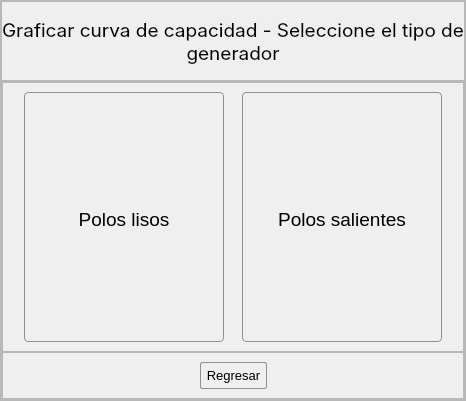
      <widget class="QWidget" name="graficar_2">
       <layout class="QVBoxLayout" name="verticalLayout_4">
        <property name="spacing">
         <number>0</number>
        </property>
        <property name="leftMargin">
         <number>0</number>
        </property>
        <property name="topMargin">
         <number>0</number>
        </property>
        <property name="rightMargin">
         <number>0</number>
        </property>
        <property name="bottomMargin">
         <number>0</number>
        </property>
        <item>
         <widget class="QFrame" name="graficar_inicio">
          <property name="styleSheet">
           <string notr="true">QToolButton{
	font: 75 14pt &quot;MS Shell Dlg 2&quot;;
	border: 1px solid rgb(144, 144, 144);
	border-radius: 4px;
	padding: 5px;
	padding-top: 10px;
}

QToolButton:hover{
	border-color: rgb(68, 204, 204);
}

QToolButton:pressed{
	background-color: rgb(171, 171, 171);
	color: rgb(255, 255, 255);
}

QToolButton:focus{
	border-color: rgb(0, 123, 185);
}</string>
          </property>
          <property name="frameShape">
           <enum>QFrame::StyledPanel</enum>
          </property>
          <property name="frameShadow">
           <enum>QFrame::Raised</enum>
          </property>
          <layout class="QVBoxLayout" name="verticalLayout_5">
           <property name="spacing">
            <number>0</number>
           </property>
           <property name="leftMargin">
            <number>0</number>
           </property>
           <property name="topMargin">
            <number>0</number>
           </property>
           <property name="rightMargin">
            <number>0</number>
           </property>
           <property name="bottomMargin">
            <number>0</number>
           </property>
           <item>
            <widget class="QFrame" name="inicio_titulo">
             <property name="minimumSize">
              <size>
               <width>0</width>
               <height>80</height>
              </size>
             </property>
             <property name="maximumSize">
              <size>
               <width>16777215</width>
               <height>80</height>
              </size>
             </property>
             <property name="frameShape">
              <enum>QFrame::StyledPanel</enum>
             </property>
             <property name="frameShadow">
              <enum>QFrame::Raised</enum>
             </property>
             <layout class="QVBoxLayout" name="verticalLayout_6">
              <property name="spacing">
               <number>0</number>
              </property>
              <property name="leftMargin">
               <number>0</number>
              </property>
              <property name="topMargin">
               <number>0</number>
              </property>
              <property name="rightMargin">
               <number>0</number>
              </property>
              <property name="bottomMargin">
               <number>0</number>
              </property>
              <item>
               <widget class="QLabel" name="label">
                <property name="font">
                 <font>
                  <family>Inter</family>
                  <pointsize>14</pointsize>
                  <weight>50</weight>
                  <italic>false</italic>
                  <bold>false</bold>
                 </font>
                </property>
                <property name="styleSheet">
                 <string notr="true"/>
                </property>
                <property name="text">
                 <string>Graficar curva de capacidad - Seleccione el tipo de generador</string>
                </property>
                <property name="alignment">
                 <set>Qt::AlignCenter</set>
                </property>
                <property name="wordWrap">
                 <bool>true</bool>
                </property>
               </widget>
              </item>
             </layout>
            </widget>
           </item>
           <item>
            <widget class="QFrame" name="cont_ini_buts">
             <property name="frameShape">
              <enum>QFrame::StyledPanel</enum>
             </property>
             <property name="frameShadow">
              <enum>QFrame::Raised</enum>
             </property>
             <layout class="QVBoxLayout" name="verticalLayout_27">
              <property name="spacing">
               <number>0</number>
              </property>
              <property name="leftMargin">
               <number>0</number>
              </property>
              <property name="topMargin">
               <number>0</number>
              </property>
              <property name="rightMargin">
               <number>0</number>
              </property>
              <property name="bottomMargin">
               <number>0</number>
              </property>
              <item>
               <widget class="QFrame" name="container_botones_select">
                <property name="frameShape">
                 <enum>QFrame::StyledPanel</enum>
                </property>
                <property name="frameShadow">
                 <enum>QFrame::Raised</enum>
                </property>
                <layout class="QHBoxLayout" name="horizontalLayout_2">
                 <item>
                  <widget class="QToolButton" name="polo_liso">
                   <property name="minimumSize">
                    <size>
                     <width>200</width>
                     <height>250</height>
                    </size>
                   </property>
                   <property name="maximumSize">
                    <size>
                     <width>200</width>
                     <height>250</height>
                    </size>
                   </property>
                   <property name="font">
                    <font>
                     <family>MS Shell Dlg 2</family>
                     <pointsize>14</pointsize>
                     <weight>9</weight>
                     <italic>false</italic>
                     <bold>false</bold>
                    </font>
                   </property>
                   <property name="styleSheet">
                    <string notr="true"/>
                   </property>
                   <property name="text">
                    <string>Polos lisos</string>
                   </property>
                   <property name="icon">
                    <iconset>
                     <normaloff>../img/Polo liso.png</normaloff>../img/Polo liso.png</iconset>
                   </property>
                   <property name="iconSize">
                    <size>
                     <width>160</width>
                     <height>160</height>
                    </size>
                   </property>
                   <property name="toolButtonStyle">
                    <enum>Qt::ToolButtonTextUnderIcon</enum>
                   </property>
                  </widget>
                 </item>
                 <item>
                  <widget class="QToolButton" name="polo_saliente">
                   <property name="minimumSize">
                    <size>
                     <width>200</width>
                     <height>250</height>
                    </size>
                   </property>
                   <property name="maximumSize">
                    <size>
                     <width>200</width>
                     <height>250</height>
                    </size>
                   </property>
                   <property name="font">
                    <font>
                     <family>MS Shell Dlg 2</family>
                     <pointsize>14</pointsize>
                     <weight>9</weight>
                     <italic>false</italic>
                     <bold>false</bold>
                    </font>
                   </property>
                   <property name="styleSheet">
                    <string notr="true"/>
                   </property>
                   <property name="text">
                    <string>Polos salientes</string>
                   </property>
                   <property name="icon">
                    <iconset>
                     <normaloff>../img/Polo saliente.png</normaloff>../img/Polo saliente.png</iconset>
                   </property>
                   <property name="iconSize">
                    <size>
                     <width>160</width>
                     <height>160</height>
                    </size>
                   </property>
                   <property name="toolButtonStyle">
                    <enum>Qt::ToolButtonTextUnderIcon</enum>
                   </property>
                  </widget>
                 </item>
                </layout>
               </widget>
              </item>
              <item>
               <widget class="QFrame" name="buttons_container_curva">
                <property name="maximumSize">
                 <size>
                  <width>16777215</width>
                  <height>50</height>
                 </size>
                </property>
                <property name="styleSheet">
                 <string notr="true">QPushButton{
	font: 75 10pt &quot;MS Shell Dlg 2&quot;;
	border: 1px solid rgb(144, 144, 144);
	border-radius: 2px;
	padding: 5px;
}

QPushButton:hover{
	border-color: rgb(68, 204, 204);
}

QPushButton:pressed{
	background-color: rgb(76, 76, 76);
	color: rgb(255, 255, 255);
}

QPushButton:focus{
	border-color: rgb(0, 123, 185);
}</string>
                </property>
                <property name="frameShape">
                 <enum>QFrame::StyledPanel</enum>
                </property>
                <property name="frameShadow">
                 <enum>QFrame::Raised</enum>
                </property>
                <layout class="QHBoxLayout" name="horizontalLayout_51">
                 <item>
                  <spacer name="horizontalSpacer_6">
                   <property name="orientation">
                    <enum>Qt::Horizontal</enum>
                   </property>
                   <property name="sizeHint" stdset="0">
                    <size>
                     <width>40</width>
                     <height>20</height>
                    </size>
                   </property>
                  </spacer>
                 </item>
                 <item>
                  <widget class="QPushButton" name="regresar_select">
                   <property name="font">
                    <font>
                     <family>MS Shell Dlg 2</family>
                     <pointsize>10</pointsize>
                     <weight>9</weight>
                     <italic>false</italic>
                     <bold>false</bold>
                    </font>
                   </property>
                   <property name="text">
                    <string>Regresar</string>
                   </property>
                  </widget>
                 </item>
                 <item>
                  <spacer name="horizontalSpacer_7">
                   <property name="orientation">
                    <enum>Qt::Horizontal</enum>
                   </property>
                   <property name="sizeHint" stdset="0">
                    <size>
                     <width>40</width>
                     <height>20</height>
                    </size>
                   </property>
                  </spacer>
                 </item>
                </layout>
               </widget>
              </item>
             </layout>
            </widget>
           </item>
          </layout>
         </widget>
        </item>
       </layout>
      </widget>
